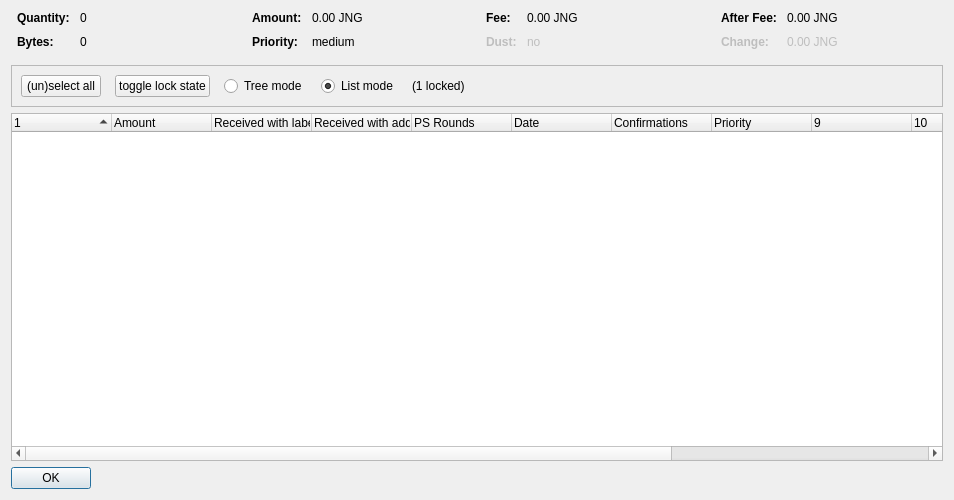
<?xml version="1.0" encoding="UTF-8"?>
<ui version="4.0">
 <class>CoinControlDialog</class>
 <widget class="QDialog" name="CoinControlDialog">
  <property name="geometry">
   <rect>
    <x>0</x>
    <y>0</y>
    <width>954</width>
    <height>500</height>
   </rect>
  </property>
  <property name="windowTitle">
   <string>Coin Selection</string>
  </property>
  <layout class="QVBoxLayout" name="verticalLayout">
   <item>
    <layout class="QHBoxLayout" name="horizontalLayoutTop" stretch="0,0,0,0">
     <property name="topMargin">
      <number>0</number>
     </property>
     <property name="bottomMargin">
      <number>10</number>
     </property>
     <item>
      <layout class="QFormLayout" name="formLayoutCoinControl1">
       <property name="horizontalSpacing">
        <number>10</number>
       </property>
       <property name="verticalSpacing">
        <number>10</number>
       </property>
       <property name="leftMargin">
        <number>6</number>
       </property>
       <property name="rightMargin">
        <number>6</number>
       </property>
       <item row="0" column="0">
        <widget class="QLabel" name="labelCoinControlQuantityText">
         <property name="font">
          <font>
           <weight>75</weight>
           <bold>true</bold>
          </font>
         </property>
         <property name="text">
          <string>Quantity:</string>
         </property>
        </widget>
       </item>
       <item row="0" column="1">
        <widget class="QLabel" name="labelCoinControlQuantity">
         <property name="cursor">
          <cursorShape>IBeamCursor</cursorShape>
         </property>
         <property name="contextMenuPolicy">
          <enum>Qt::ActionsContextMenu</enum>
         </property>
         <property name="text">
          <string notr="true">0</string>
         </property>
         <property name="textInteractionFlags">
          <set>Qt::LinksAccessibleByMouse|Qt::TextSelectableByKeyboard|Qt::TextSelectableByMouse</set>
         </property>
        </widget>
       </item>
       <item row="1" column="0">
        <widget class="QLabel" name="labelCoinControlBytesText">
         <property name="font">
          <font>
           <weight>75</weight>
           <bold>true</bold>
          </font>
         </property>
         <property name="text">
          <string>Bytes:</string>
         </property>
        </widget>
       </item>
       <item row="1" column="1">
        <widget class="QLabel" name="labelCoinControlBytes">
         <property name="cursor">
          <cursorShape>IBeamCursor</cursorShape>
         </property>
         <property name="contextMenuPolicy">
          <enum>Qt::ActionsContextMenu</enum>
         </property>
         <property name="text">
          <string notr="true">0</string>
         </property>
         <property name="textInteractionFlags">
          <set>Qt::LinksAccessibleByMouse|Qt::TextSelectableByKeyboard|Qt::TextSelectableByMouse</set>
         </property>
        </widget>
       </item>
      </layout>
     </item>
     <item>
      <layout class="QFormLayout" name="formLayoutCoinControl2">
       <property name="horizontalSpacing">
        <number>10</number>
       </property>
       <property name="verticalSpacing">
        <number>10</number>
       </property>
       <property name="leftMargin">
        <number>6</number>
       </property>
       <property name="rightMargin">
        <number>6</number>
       </property>
       <item row="0" column="0">
        <widget class="QLabel" name="labelCoinControlAmountText">
         <property name="font">
          <font>
           <weight>75</weight>
           <bold>true</bold>
          </font>
         </property>
         <property name="text">
          <string>Amount:</string>
         </property>
        </widget>
       </item>
       <item row="0" column="1">
        <widget class="QLabel" name="labelCoinControlAmount">
         <property name="cursor">
          <cursorShape>IBeamCursor</cursorShape>
         </property>
         <property name="contextMenuPolicy">
          <enum>Qt::ActionsContextMenu</enum>
         </property>
         <property name="text">
          <string notr="true">0.00 JNG</string>
         </property>
         <property name="textInteractionFlags">
          <set>Qt::LinksAccessibleByMouse|Qt::TextSelectableByKeyboard|Qt::TextSelectableByMouse</set>
         </property>
        </widget>
       </item>
       <item row="1" column="0">
        <widget class="QLabel" name="labelCoinControlPriorityText">
         <property name="font">
          <font>
           <weight>75</weight>
           <bold>true</bold>
          </font>
         </property>
         <property name="text">
          <string>Priority:</string>
         </property>
        </widget>
       </item>
       <item row="1" column="1">
        <widget class="QLabel" name="labelCoinControlPriority">
         <property name="cursor">
          <cursorShape>IBeamCursor</cursorShape>
         </property>
         <property name="contextMenuPolicy">
          <enum>Qt::ActionsContextMenu</enum>
         </property>
         <property name="text">
          <string>medium</string>
         </property>
         <property name="textInteractionFlags">
          <set>Qt::LinksAccessibleByMouse|Qt::TextSelectableByKeyboard|Qt::TextSelectableByMouse</set>
         </property>
        </widget>
       </item>
      </layout>
     </item>
     <item>
      <layout class="QFormLayout" name="formLayoutCoinControl3">
       <property name="horizontalSpacing">
        <number>10</number>
       </property>
       <property name="verticalSpacing">
        <number>10</number>
       </property>
       <property name="leftMargin">
        <number>6</number>
       </property>
       <property name="rightMargin">
        <number>6</number>
       </property>
       <item row="0" column="0">
        <widget class="QLabel" name="labelCoinControlFeeText">
         <property name="font">
          <font>
           <weight>75</weight>
           <bold>true</bold>
          </font>
         </property>
         <property name="text">
          <string>Fee:</string>
         </property>
        </widget>
       </item>
       <item row="0" column="1">
        <widget class="QLabel" name="labelCoinControlFee">
         <property name="cursor">
          <cursorShape>IBeamCursor</cursorShape>
         </property>
         <property name="contextMenuPolicy">
          <enum>Qt::ActionsContextMenu</enum>
         </property>
         <property name="text">
          <string notr="true">0.00 JNG</string>
         </property>
         <property name="textInteractionFlags">
          <set>Qt::LinksAccessibleByMouse|Qt::TextSelectableByKeyboard|Qt::TextSelectableByMouse</set>
         </property>
        </widget>
       </item>
       <item row="1" column="0">
        <widget class="QLabel" name="labelCoinControlLowOutputText">
         <property name="enabled">
          <bool>false</bool>
         </property>
         <property name="font">
          <font>
           <weight>75</weight>
           <bold>true</bold>
          </font>
         </property>
         <property name="text">
          <string>Dust:</string>
         </property>
        </widget>
       </item>
       <item row="1" column="1">
        <widget class="QLabel" name="labelCoinControlLowOutput">
         <property name="enabled">
          <bool>false</bool>
         </property>
         <property name="cursor">
          <cursorShape>IBeamCursor</cursorShape>
         </property>
         <property name="contextMenuPolicy">
          <enum>Qt::ActionsContextMenu</enum>
         </property>
         <property name="text">
          <string>no</string>
         </property>
         <property name="textInteractionFlags">
          <set>Qt::LinksAccessibleByMouse|Qt::TextSelectableByKeyboard|Qt::TextSelectableByMouse</set>
         </property>
        </widget>
       </item>
      </layout>
     </item>
     <item>
      <layout class="QFormLayout" name="formLayoutCoinControl4">
       <property name="horizontalSpacing">
        <number>10</number>
       </property>
       <property name="verticalSpacing">
        <number>10</number>
       </property>
       <property name="leftMargin">
        <number>6</number>
       </property>
       <property name="rightMargin">
        <number>6</number>
       </property>
       <item row="0" column="0">
        <widget class="QLabel" name="labelCoinControlAfterFeeText">
         <property name="font">
          <font>
           <weight>75</weight>
           <bold>true</bold>
          </font>
         </property>
         <property name="text">
          <string>After Fee:</string>
         </property>
        </widget>
       </item>
       <item row="0" column="1">
        <widget class="QLabel" name="labelCoinControlAfterFee">
         <property name="cursor">
          <cursorShape>IBeamCursor</cursorShape>
         </property>
         <property name="contextMenuPolicy">
          <enum>Qt::ActionsContextMenu</enum>
         </property>
         <property name="text">
          <string notr="true">0.00 JNG</string>
         </property>
         <property name="textInteractionFlags">
          <set>Qt::LinksAccessibleByMouse|Qt::TextSelectableByKeyboard|Qt::TextSelectableByMouse</set>
         </property>
        </widget>
       </item>
       <item row="1" column="0">
        <widget class="QLabel" name="labelCoinControlChangeText">
         <property name="enabled">
          <bool>false</bool>
         </property>
         <property name="font">
          <font>
           <weight>75</weight>
           <bold>true</bold>
          </font>
         </property>
         <property name="text">
          <string>Change:</string>
         </property>
        </widget>
       </item>
       <item row="1" column="1">
        <widget class="QLabel" name="labelCoinControlChange">
         <property name="enabled">
          <bool>false</bool>
         </property>
         <property name="cursor">
          <cursorShape>IBeamCursor</cursorShape>
         </property>
         <property name="contextMenuPolicy">
          <enum>Qt::ActionsContextMenu</enum>
         </property>
         <property name="text">
          <string notr="true">0.00 JNG</string>
         </property>
         <property name="textInteractionFlags">
          <set>Qt::LinksAccessibleByMouse|Qt::TextSelectableByKeyboard|Qt::TextSelectableByMouse</set>
         </property>
        </widget>
       </item>
      </layout>
     </item>
    </layout>
   </item>
   <item>
    <widget class="QFrame" name="frame">
     <property name="minimumSize">
      <size>
       <width>0</width>
       <height>40</height>
      </size>
     </property>
     <property name="frameShape">
      <enum>QFrame::StyledPanel</enum>
     </property>
     <property name="frameShadow">
      <enum>QFrame::Sunken</enum>
     </property>
     <layout class="QHBoxLayout" name="horizontalLayout">
      <item>
       <layout class="QHBoxLayout" name="horizontalLayoutPanel" stretch="0,0,0,0,0,0">
        <property name="spacing">
         <number>14</number>
        </property>
        <item>
         <widget class="QPushButton" name="pushButtonSelectAll">
          <property name="sizePolicy">
           <sizepolicy hsizetype="Maximum" vsizetype="Fixed">
            <horstretch>0</horstretch>
            <verstretch>0</verstretch>
           </sizepolicy>
          </property>
          <property name="text">
           <string>(un)select all</string>
          </property>
          <property name="autoDefault">
           <bool>false</bool>
          </property>
         </widget>
        </item>
        <item>
         <widget class="QPushButton" name="pushButtonToggleLock">
          <property name="sizePolicy">
           <sizepolicy hsizetype="Maximum" vsizetype="Fixed">
            <horstretch>0</horstretch>
            <verstretch>0</verstretch>
           </sizepolicy>
          </property>
          <property name="text">
           <string>toggle lock state</string>
          </property>
          <property name="autoDefault">
           <bool>false</bool>
          </property>
         </widget>
        </item>
        <item>
         <widget class="QRadioButton" name="radioTreeMode">
          <property name="sizePolicy">
           <sizepolicy hsizetype="Maximum" vsizetype="Fixed">
            <horstretch>0</horstretch>
            <verstretch>0</verstretch>
           </sizepolicy>
          </property>
          <property name="text">
           <string>Tree mode</string>
          </property>
         </widget>
        </item>
        <item>
         <widget class="QRadioButton" name="radioListMode">
          <property name="sizePolicy">
           <sizepolicy hsizetype="Maximum" vsizetype="Fixed">
            <horstretch>0</horstretch>
            <verstretch>0</verstretch>
           </sizepolicy>
          </property>
          <property name="text">
           <string>List mode</string>
          </property>
          <property name="checked">
           <bool>true</bool>
          </property>
         </widget>
        </item>
        <item>
         <widget class="QLabel" name="labelLocked">
          <property name="text">
           <string>(1 locked)</string>
          </property>
         </widget>
        </item>
        <item>
         <spacer name="horizontalSpacer">
          <property name="orientation">
           <enum>Qt::Horizontal</enum>
          </property>
          <property name="sizeHint" stdset="0">
           <size>
            <width>40</width>
            <height>20</height>
           </size>
          </property>
         </spacer>
        </item>
       </layout>
      </item>
     </layout>
    </widget>
   </item>
   <item>
    <widget class="CoinControlTreeWidget" name="treeWidget">
     <property name="contextMenuPolicy">
      <enum>Qt::CustomContextMenu</enum>
     </property>
     <property name="sortingEnabled">
      <bool>false</bool>
     </property>
     <property name="columnCount">
      <number>13</number>
     </property>
     <attribute name="headerShowSortIndicator" stdset="0">
      <bool>true</bool>
     </attribute>
     <attribute name="headerStretchLastSection">
      <bool>false</bool>
     </attribute>
     <column>
      <property name="text">
       <string/>
      </property>
     </column>
     <column>
      <property name="text">
       <string>Amount</string>
      </property>
     </column>
     <column>
      <property name="text">
       <string>Received with label</string>
      </property>
     </column>
     <column>
      <property name="text">
       <string>Received with address</string>
      </property>
     </column>
     <column>
      <property name="text">
       <string>PS Rounds</string>
      </property>
     </column>
     <column>
      <property name="text">
       <string>Date</string>
      </property>
     </column>
     <column>
      <property name="text">
       <string>Confirmations</string>
      </property>
      <property name="toolTip">
       <string>Confirmed</string>
      </property>
     </column>
     <column>
      <property name="text">
       <string>Priority</string>
      </property>
     </column>
     <column>
      <property name="text">
       <string/>
      </property>
     </column>
     <column>
      <property name="text">
       <string/>
      </property>
     </column>
     <column>
      <property name="text">
       <string/>
      </property>
     </column>
     <column>
      <property name="text">
       <string/>
      </property>
     </column>
     <column>
      <property name="text">
       <string/>
      </property>
     </column>
    </widget>
   </item>
   <item>
    <widget class="QDialogButtonBox" name="buttonBox">
     <property name="sizePolicy">
      <sizepolicy hsizetype="Maximum" vsizetype="Fixed">
       <horstretch>0</horstretch>
       <verstretch>0</verstretch>
      </sizepolicy>
     </property>
     <property name="orientation">
      <enum>Qt::Horizontal</enum>
     </property>
     <property name="standardButtons">
      <set>QDialogButtonBox::Ok</set>
     </property>
    </widget>
   </item>
  </layout>
 </widget>
 <customwidgets>
  <customwidget>
   <class>CoinControlTreeWidget</class>
   <extends>QTreeWidget</extends>
   <header>coincontroltreewidget.h</header>
  </customwidget>
 </customwidgets>
 <resources/>
 <connections/>
</ui>
